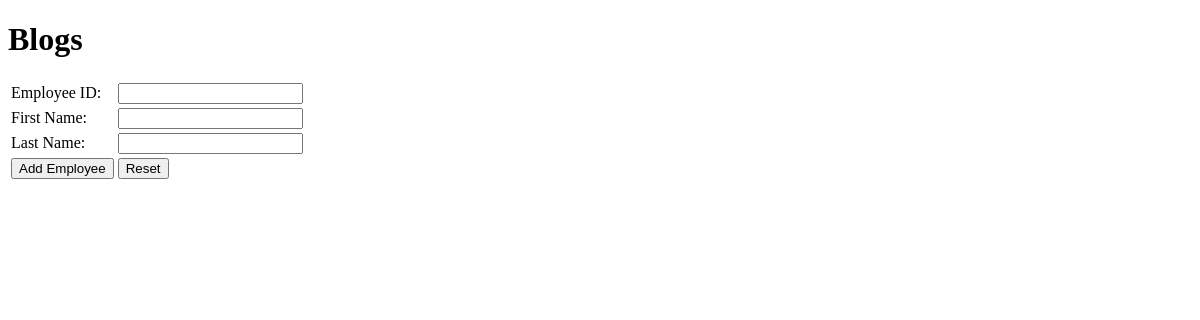
Before: / with the older database file.
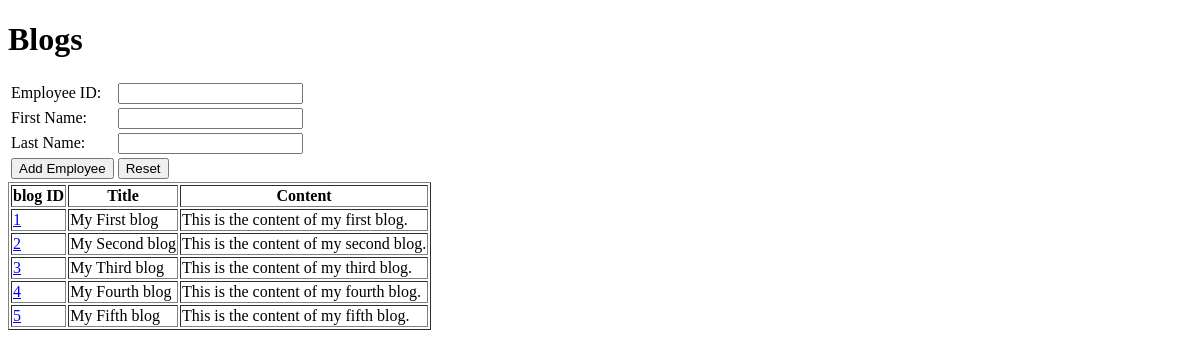
After: the same page with the newer database file.
### tables this page shows
CREATE TABLE Blogs (
                       blogID INT AUTO_INCREMENT PRIMARY KEY,
                       userID INT,
                       title VARCHAR(255) ,
                       content TEXT ,
                       createdTime DATETIME DEFAULT CURRENT_TIMESTAMP,
                       updatedTime DATETIME ON UPDATE CURRENT_TIMESTAMP,
                       FOREIGN KEY (userID) REFERENCES Users(userID)
);

### dao/abstractDAO.php (called while the page is built, shortened)
<?php
class abstractDAO {
    protected static $DB_HOST = "127.0.0.1";
    protected static $DB_USERNAME = "cst8285";
    protected static $DB_PASSWORD = "password";
    protected static $DB_DATABASE = "cst8285";
    function __construct() {
        try{
            $this->mysqli = new mysqli(self::$DB_HOST, self::$DB_USERNAME,
                self::$DB_PASSWORD, self::$DB_DATABASE,3308);
        }catch(mysqli_sql_exception $e){
            throw $e;
        }
    }
}
?>

### dao/blogDAO.php (called while the page is built, shortened)
<?php
require_once('abstractDAO.php');
require_once('./model/blog.php');
class blogDAO extends abstractDAO{
    public function getBlogs(){
        $result = $this->mysqli->query('SELECT p.blogID, p.title, p.content FROM Blogs p');
        $arrBlog = Array();
        if($result->num_rows >= 1){
            while($row = $result->fetch_assoc()){
                $blog = new blog($row['blogID'], $row['title'], $row['content']);
                $arrBlog[] = $blog;
            }
            return $arrBlog;
        }
        return false;
    }
}

### model/blog.php (called while the page is built, shortened)
<?php
class blog
{
    private $blogID;
    private $title;
    private $content;
    public function __construct($blogID, $title, $content)
    {
        $this->blogID = $blogID;
        $this->title = $title;
        $this->content = $content;
    }
    public function getBlogID()
    {
        return $this->blogID;
    }
    public function getTitle()
    {
        return $this->title;
    }
    public function getContent()
    {
        return $this->content;
    }
}
?>

### index.php (the view, shortened to what this page needs)
<?php require_once('./dao/blogDAO.php'); ?>
<!DOCTYPE html>
<html>
<head>
</head>
<body>
<h1>Blogs</h1>
<?php
try{
$blogDAO = new blogDAO();
?>
<form name="addEmployee" method="post" action="index.php">
    <table>
        <tr>
            <td>Employee ID:</td>
            <td><input type="text" name="blogID" id="blogID">
                ?></td>
        </tr>
        <tr>
            <td>First Name:</td>
            <td><input name="title" type="text" id="title">
            </td>
        </tr>
        <tr>
            <td>Last Name:</td>
            <td><input type="text" name="title" id="title">
            </td>
        </tr>
        <tr>
            <td><input type="submit" name="btnSubmit" id="btnSubmit" value="Add Employee"></td>
            <td><input type="reset" name="btnReset" id="btnReset" value="Reset"></td>
        </tr>
    </table>
    <?php
    $blogs = $blogDAO->getBlogs();
    if($blogs){
        echo '<table border=\'1\'>';
        echo '<tr><th>blog ID</th><th>Title</th><th>Content</th></tr>';
        foreach($blogs as $postBlg){
            echo '<tr>';
            echo '<td><a href=\'edit_postbolg.php?blogID='.
                $postBlg->getBlogId() . '\'>' .
                $postBlg->getBlogId() . '</a></td>';
            echo '<td>' . $postBlg->getTitle() . '</td>';
            echo '<td>' . $postBlg->getContent() . '</td>';
            echo '</tr>';
        }
    }
    }catch(Exception $e){
        echo '<h3>Error on page.</h3>';
        echo '<p>' . $e->getMessage() . '</p>';
    }
    ?>
</form>
</body>
</html>

Changed rows visible on the page:
added blogs: blogID "1", title "My First blog", content "This is the content of my first blog."
added blogs: blogID "2", title "My Second blog", content "This is the content of my second blog."
added blogs: blogID "3", title "My Third blog", content "This is the content of my third blog."
added blogs: blogID "4", title "My Fourth blog", content "This is the content of my fourth blog."
added blogs: blogID "5", title "My Fifth blog", content "This is the content of my fifth blog."
Other visible differences:
text now shown: "blog ID Title Content"
